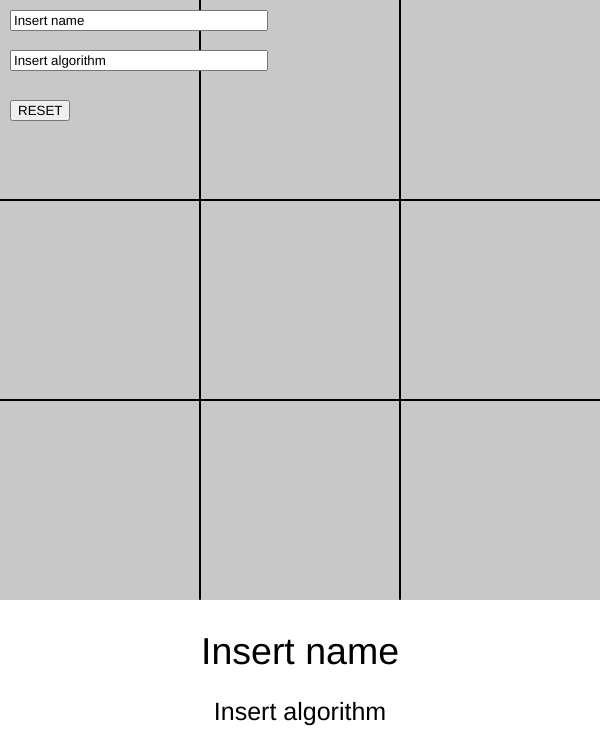
Frame 1 (no input)
Frame 60 (no input): identical to frame 1, image omitted
Frame 120 (the mouse pressed at the canvas centre since frame 60): identical to frame 1, image omitted

The p5.js sketch that drew this single still picture (run headless with seeded random() and noise() and a simulated clock; from frame 60 on, the mouse is pressed at the canvas centre):

// p5.js sketch
// ── sketch.js
let size = 600;
let writeSpace = 150;
let gridSize = 2;

let currentPosition;
let startPosition = null;
let endPosition = null;

let corner = [];
let cornerOrientation1 = [];
let cornerOrientation2 = [];
let margin = [];
let marginOrientation1 = [];
let marginOrientation2 = [];

let name;
let algorithm;
let reset;

function setup() {
    rectMode(CENTER);
	createCanvas(size, size + writeSpace);

	name = createInput("Insert name").position(10, 10).size(250);
	algorithm = createInput("Insert algorithm").position(10, 50).size(250);
    reset = createButton("RESET").position(10, 100).mousePressed(resetValues);
}

function draw() {
	background(200);
    createGrid();
	drawCornerLine();
    drawMarginLine();
    alg();

    areaHover(0, width / 3, 0, size / 3, 0);
    areaHover(width / 3, width / 1.5, 0, size / 3, 1);
    areaHover(width / 1.5, width, 0, size / 3, 2);

    areaHover(0, width / 3, size / 3, size / 1.5, 3);
    areaHover(width / 1.5, width, size / 3, size / 1.5, 4);

    areaHover(0, width / 3, size / 1.5, size, 5);
    areaHover(width / 3, width / 1.5, size / 1.5, size, 6);
    areaHover(width / 1.5, width, size / 1.5, size, 7);
}

function mousePressed() {
    startPosition = currentPosition;
}

function mouseReleased() {
    endPosition = currentPosition;
}

function areaHover(startX, endX, startY, endY, pos) {
    if(mouseX > startX && mouseX < endX && mouseY > startY && mouseY < endY) {
        currentPosition = pos;
    } else if(mouseX > size / 3 && mouseX < size / 1.5 && mouseY > size / 3 && mouseY < size / 1.5 || mouseX > 0 && mouseX < width && mouseY > height - writeSpace && mouseY < height) {
        currentPosition = null;
    }
}

function createGrid() {
	strokeWeight(gridSize);
	//X-axis lines
	line(0, (height - writeSpace) / 3, width, (height - writeSpace) / 3);
	line(0, (height - writeSpace) / 1.5, width, (height - writeSpace) / 1.5);

	//Y-axis lines
	line(width / 3, 0, width / 3, height - writeSpace - 1);
	line(width / 1.5, 0, width / 1.5, height - writeSpace - 1);
}

function drawCornerLine() {
    let pos1 = [0, 2, 7, 5, 0, 2];
    let pos2 = [2, 7, 5, 0, 7, 5];

    fill(0);
    let pointSize = size / 10;

    for(let i = 0;  i < 6; i++) {
        if(startPosition == pos1[i] && endPosition == pos2[i] || startPosition == pos2[i] && endPosition == pos1[i]) {
            corner[i] = true;
            if(endPosition == pos2[i]) {
                cornerOrientation1[i] = true;
            } else if(endPosition == pos1[i]) {
                cornerOrientation2[i] = true;
            }
            startPosition = null;
            endPosition = null;
        }
    }

    let val1 = size / 2;
    let val2 = size / 6;
    let val3 = size / 1.2;

    //Hard-coded values
    let v1 = [val2, val3, val3, val2, val2, val3];
    let v2 = [val2, val2, val3, val3, val2, val2];
    let v3 = [val3, val3, val2, val2, val3, val2];
    let v4 = [val2, val3, val3, val2, val3, val3];

    let v5 = [val1, val3, val1, val2, val1, val1];
    let v6 = [val2, val1, val3, val1, val1, val1];

    for(let i = 0; i < 6; i++) {
        push();
        strokeWeight(size / 50);
        if(corner[i]) {
            line(v1[i], v2[i], v3[i], v4[i]);
            if(cornerOrientation1[i]) {
                push();
                stroke(100);
                line(v5[i], v6[i], v1[i], v2[i]);
                pop();
                rect(v3[i], v4[i], pointSize, pointSize, pointSize / 10);
            }
            if(cornerOrientation2[i]) {
                push();
                stroke(100);
                line(v5[i], v6[i], v3[i], v4[i]);
                pop();
                rect(v1[i], v2[i], pointSize, pointSize, pointSize / 10);
            }
        }
        pop();
    }
}


function drawMarginLine() {
    let pos1 = [1, 4, 6, 3, 1, 3];
    let pos2 = [4, 6, 3, 1, 6, 4];

    fill(127);
    let pointSize = size / 10;

    for(let i = 0;  i < 6; i++) {
        if(startPosition == pos1[i] && endPosition == pos2[i] || startPosition == pos2[i] && endPosition == pos1[i]) {
            margin[i] = true;
            if(endPosition == pos2[i]) {
                marginOrientation1[i] = true;
            } else if(endPosition == pos1[i]){
                marginOrientation2[i] = true;
            }
            startPosition = null;
            endPosition = null;
        }
    }

    let val1 = size / 2;
    let val2 = size / 6;
    let val3 = size / 1.2

    //Hard-coded values
    let v1 = [val1, val3, val1, val2, val1, val2];
    let v2 = [val2, val1, val3, val1, val2, val1];
    let v3 = [val3, val1, val2, val1, val1, val3];
    let v4 = [val1, val3, val1, val2, val3, val1];

    let v5 = [size / 1.5, size / 1.5, size / 3, size / 3, val1, val1];
    let v6 = [size / 3, size / 1.5, size / 1.5, size / 3, val1, val1];

    for(let i = 0; i < 6; i++) {
        push();
        fill(127);
        stroke(127);
        strokeWeight(size / 50);
        if(margin[i]) {
            line(v1[i], v2[i], v3[i], v4[i]);
            noStroke();
            if(marginOrientation1[i]) {
                push();
                stroke(50);
                line(v5[i], v6[i], v1[i], v2[i]);
                pop();
                ellipse(v3[i], v4[i], pointSize, pointSize);
            }
            if(marginOrientation2[i]) {
                push();
                stroke(50);
                line(v5[i], v6[i], v3[i], v4[i]);
                pop();
                ellipse(v1[i], v2[i], pointSize, pointSize);
            }
        }
        pop();
    }
}

function resetValues() {
    currentPosition = null;
    startPosition = null;
    endPosition = null;

    corner = [];
    cornerOrientation1 = [];
    cornerOrientation2 = [];
    margin = [];
    marginOrientation1 = [];
    marginOrientation2 = [];
}

function alg() {
    push();
    rectMode(CORNER);
    fill(255);
    noStroke();
    rect(0, size, width, writeSpace);
    pop();

    fill(0);
	textAlign(CENTER);
	textSize(writeSpace / 4);
	textFont("Helvetica");
	text(name.value(), width / 2, height - writeSpace / 1.75);
	textSize(writeSpace / 6);
	text(algorithm.value(), width / 2, height - writeSpace / 5);
}
